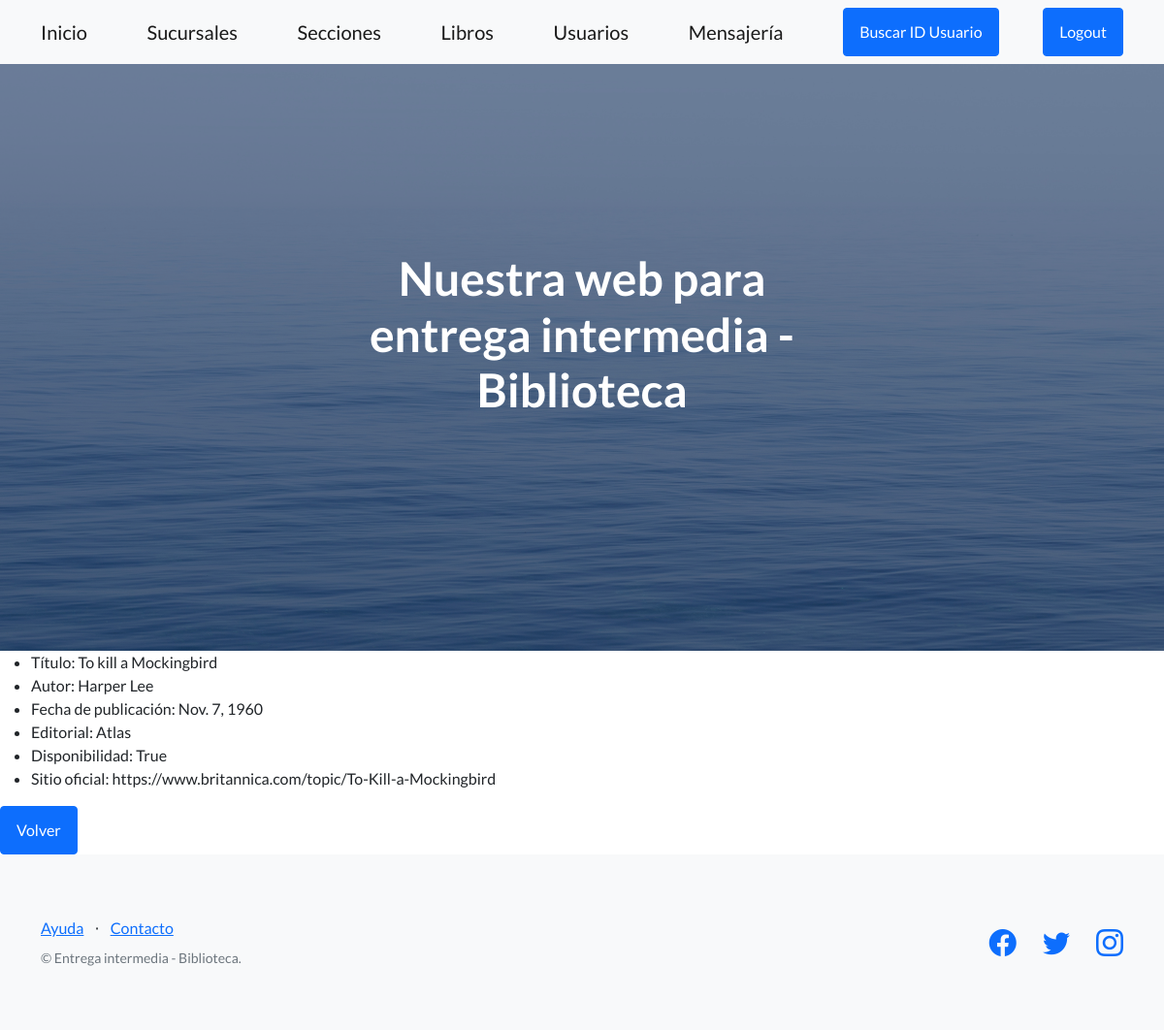
/biblioteca/libros/view/1, run on the app's committed database.
### AppEntrega1/models.py (models this page shows, shortened)
class Libro(models.Model):
    titulo = models.CharField(max_length=30, verbose_name='Título completo del libro')
    autor = models.CharField(max_length=50)
    fecha_publicacion = models.DateField()
    editorial = models.TextField(max_length=15)
    disponibilidad = models.BooleanField()
    sitio_oficial = models.URLField()

### AppEntrega1/views.py (the view)
# urls.py: path('libros/view/<pk>', LibroDetailView.as_view(), name = 'libro_view'),
class LibroDetailView(DetailView):
    model = Libro
    template_name = 'AppEntrega1/ver_libro.html'

### templates/AppEntrega1/ver_libro.html (shortened to what this page needs)
{% extends 'AppEntrega1/padre.html' %}
{% block contenidoQueCambia %}
    <ul>
        <li> Título: {{libro.titulo}}</li>
        <li> Autor: {{libro.autor}}</li>
        <li> Fecha de publicación: {{libro.fecha_publicacion}}</li>
        <li> Editorial: {{libro.editorial}}</li>
        <li> Disponibilidad: {{libro.disponibilidad}}</li>
        <li> Sitio oficial: {{libro.sitio_oficial}}</li>
    </ul>
    <a class="btn btn-primary" href="{% url 'libros' %}"> Volver </a>
{% endblock %}

### data on the page
Libro: titulo "To kill a Mockingbird", autor "Harper Lee", fecha_publicacion "Nov. 7, 1960", editorial "Atlas", disponibilidad "True", sitio_oficial "https://www.britannica.com/topic/To-Kill-a-Mockingbird"
